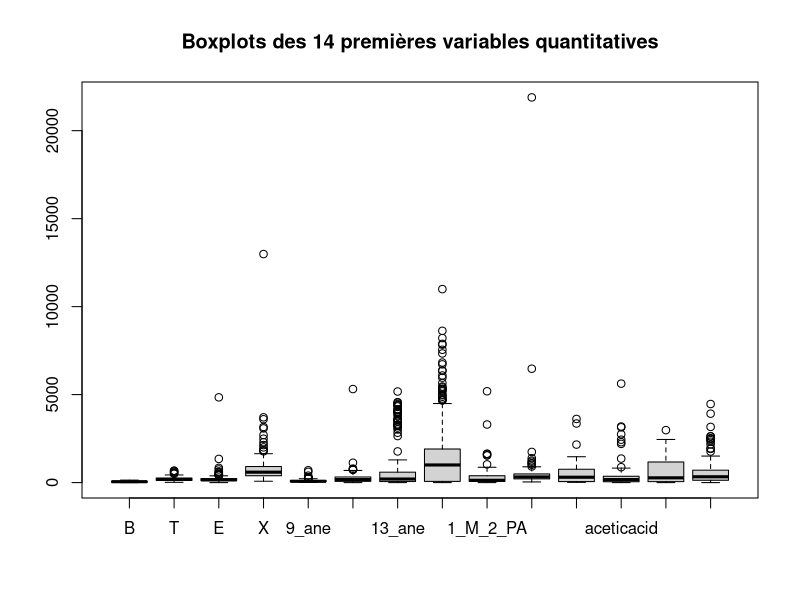
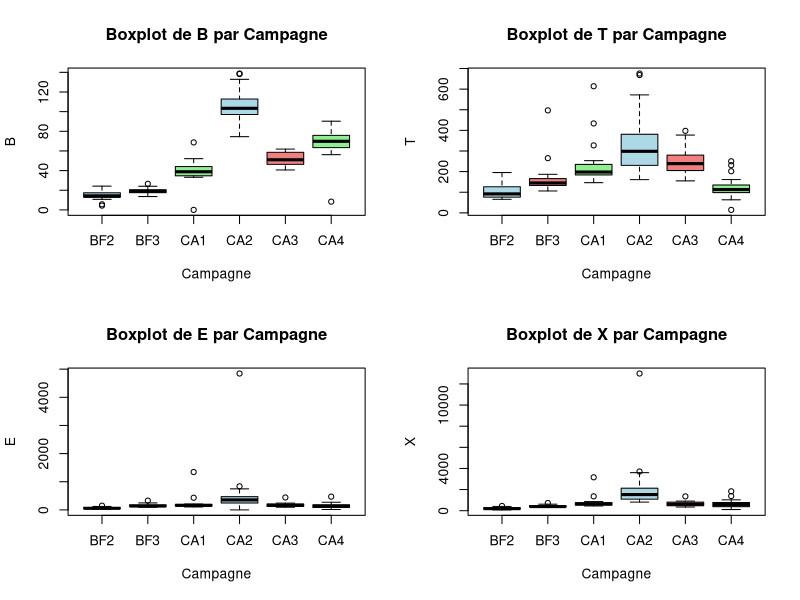
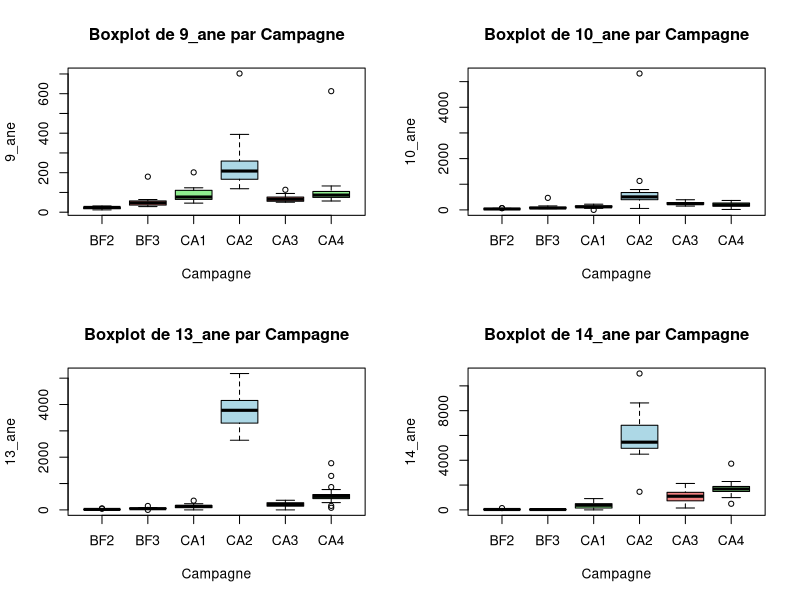
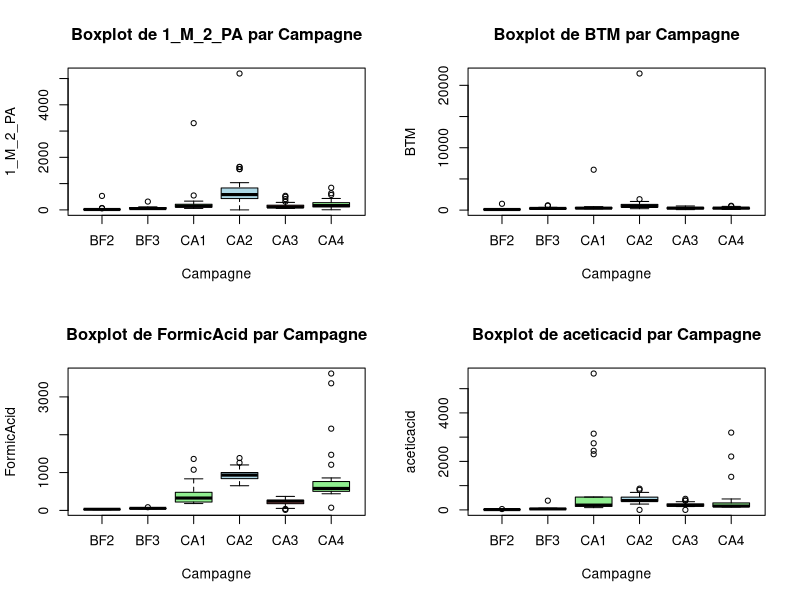
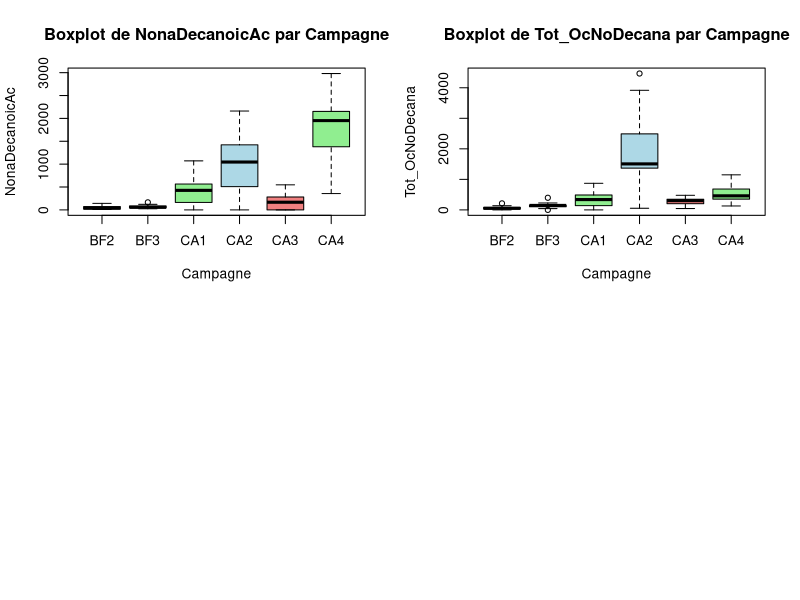
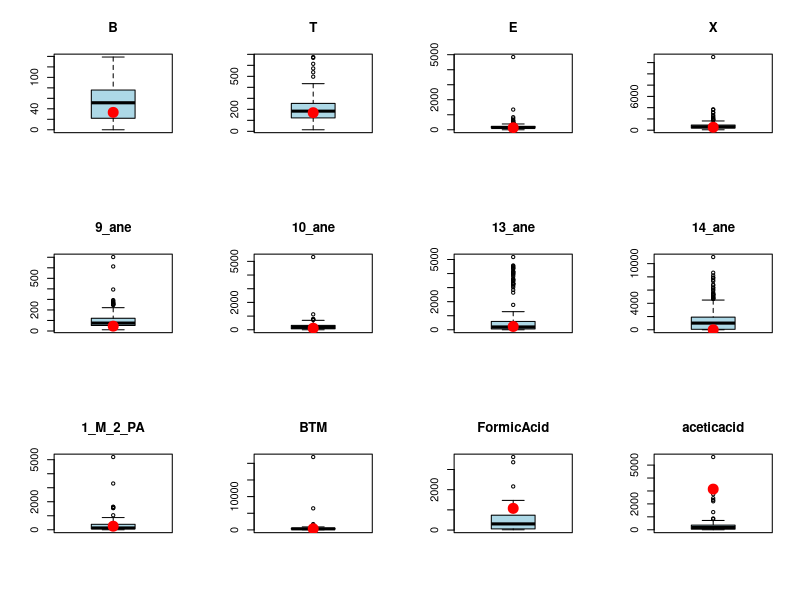
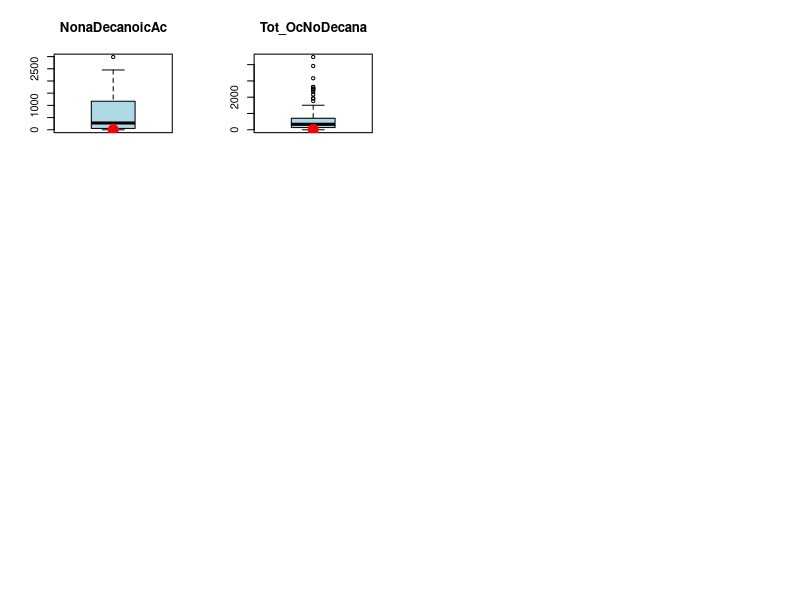
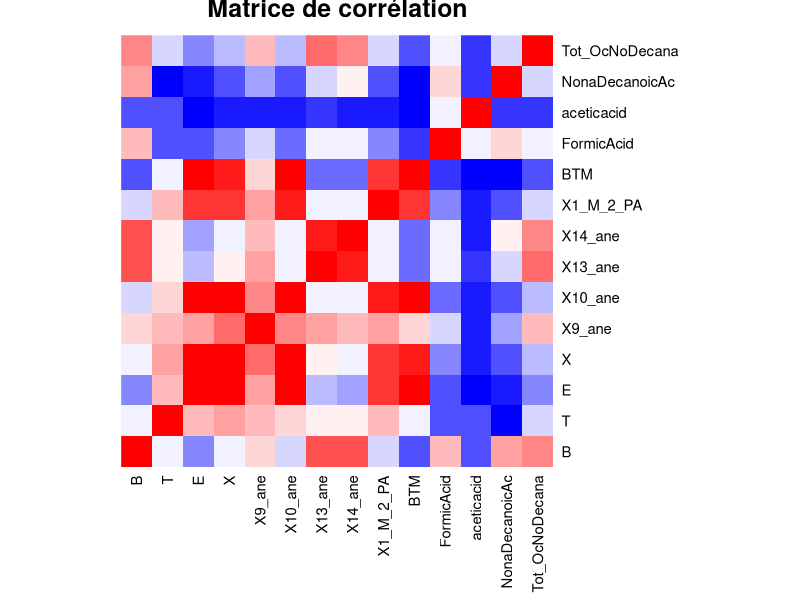

These charts were generated, in order, by the following R code: (Note: this script raises an error after producing the figures.)
## ---- chunk 1
if (!require(readxl)) install.packages("readxl")
library(readxl)
library(FactoMineR)
## ---- chunk 2
data <- read_excel("TP4_covC1234_DS19_20.xlsx", sheet = 1)
boxplot(data[,2:15],
        main = "Boxplots des 14 premières variables quantitatives")

data <- data[, -which(names(data) == "indice")]
## ---- chunk 3
# à partir du boxplot on a vu quelques valeurs atypiques 
trouver_lignes_atypiques <- function(df, nom_colonne) {
  
  colonne <- df[[nom_colonne]]
  
  valeurs_atypiques <- boxplot.stats(colonne)$out
  
  if (length(valeurs_atypiques) > 0) {
    
    indices_lignes <- which(colonne %in% valeurs_atypiques)
    print(df[indices_lignes, ])
    
  } else {
    
    cat(paste("\n--- Pas de donnée atypique trouvée pour '", nom_colonne, "' ---\n", sep=""))
  }
}


set.seed(42)
trouver_lignes_atypiques(data, "BTM")
trouver_lignes_atypiques(data, "X")
trouver_lignes_atypiques(data, "10_ane") 
trouver_lignes_atypiques(data, "E")
## ---- chunk 4
# 1. Identification des colonnes numériques
colonnes_numeriques <- names(data)[sapply(data, is.numeric)]

# 2. Boucle pour créer les boxplots
par(mfrow = c(2, 2)) # Ajuster les paramètres graphiques pour afficher 4 graphiques par page (ajustez si besoin)

for (var in colonnes_numeriques) {
  # Création du boxplot de base R
  boxplot(
    data[[var]] ~ data$Campagne, # Syntaxe formule: Y ~ X
    main = paste("Boxplot de", var, "par Campagne"),
    xlab = "Campagne",
    ylab = var,
    col = c("lightblue", "lightcoral", "lightgreen") # Couleurs des boîtes
  )
}

par(mfrow = c(1, 1)) # Réinitialiser les paramètres graphiques
## ---- chunk 5

type_eroor<- data[which(data$TYPE == "?"), ]
type_eroor

loc<- data[which(data$Localisation == "P10"), ]
loc
loc1<- data[which(data$Localisation == "P22"), ]
loc1
data <- data[data$Localisation != "P22", ]
data$TYPE[data$TYPE == "?"] <- "sourceindustrie"
## ---- chunk 6
data_num <- data[, sapply(data, is.numeric)]
loc1_num <- loc1[, sapply(loc1, is.numeric)]

par(mfrow = c(3, 4))
for (col in names(data_num)) {
  boxplot(data_num[[col]], main = col, col = "lightblue")
  points(1, loc1_num[[col]], col = "red", pch = 19, cex = 2)
}


## ---- chunk 7
v<- data[rowSums(data == 0, na.rm = TRUE) > 0, 1:15]
data[data == 0] <- NA
#On remplace les données 0 par des NA. Qaund c'est 0
## ---- chunk 8
#Matrice de correlation

data_num <- data[, sapply(data, is.numeric)]
data_qual <- data[, !sapply(data, is.numeric)]

names(data_num) <- make.names(names(data_num))

cor_matrix <- cor(data_num, use = "pairwise.complete.obs")

heatmap(cor_matrix,
        Colv = NA, Rowv = NA,           
        col = colorRampPalette(c("blue", "white", "red"))(20),
        scale = "none", 
        margins = c(8,8),
        main = "Matrice de corrélation")
## ---- chunk 9
pairs(data_num)
## ---- chunk 10
na_percent <- sapply(data_num, function(x) sum(is.na(x)) / length(x) * 100)
sort(na_percent, decreasing = TRUE)
## ---- chunk 11
library(glmnet)
# Définir les variables catégorielles
vars_categoriques <- c("TYPE", "Campagne", "SAISON", "Localisation")

# Vérifier qu'elles existent dans le dataset
vars_categoriques <- vars_categoriques[vars_categoriques %in% names(data)]

# Convertir ces colonnes en facteurs
data[vars_categoriques] <- lapply(data[vars_categoriques], as.factor)

# Séparer les variables numériques et catégorielles
data_cat <- data[, names(data) %in% vars_categoriques, drop = FALSE]
data_num <- data[, sapply(data, is.numeric), drop = FALSE]

# Éviter d'utiliser au fur et à mesure les valeurs prédites
# On garde une copie des données complètes pour l'entraînement
idx_train <- complete.cases(data_num)
cat("Nombre de lignes complètes pour l'entraînement :", sum(idx_train), "/", nrow(data_num), "\n\n")

# Trier les colonnes par nombre de NA croissant
na_counts <- sapply(data_num, function(x) sum(is.na(x)))
col_order <- names(sort(na_counts))

# Tableau récapitulatif des résultats
results <- data.frame(
  Variable = character(),
  NA_percent = numeric(),
  Best_Lambda = numeric(),
  MSE = numeric(),
  R2 = numeric(),
  Method = character(),
  stringsAsFactors = FALSE
)

cat("=== IMPUTATION PAR RÉGRESSION RIDGE AVEC VARIABLES CATÉGORIELLES ===\n\n")

for (col in col_order) {
  
  # Ignorer les colonnes sans NA
  if (!any(is.na(data_num[[col]]))) {
    next
  }
  
  na_pct <- sum(is.na(data_num[[col]])) / nrow(data_num) * 100
  cat("\n━━━━━━━━━━━━━━━━━━━━━━━━━━━━━━━━━━━━━━━━\n")
  cat("Variable :", col, sprintf("(%.1f%% de NA)", na_pct), "\n")
  cat("━━━━━━━━━━━━━━━━━━━━━━━━━━━━━━━━━━━━━━━━\n")
  
  vars_num_predict <- setdiff(names(data_num), col)
  
  # Créer y_train et X_train_num à partir des lignes complètes
  y_train_all <- data_num[[col]][idx_train]
  X_train_num <- as.matrix(data_num[idx_train, vars_num_predict])
  
  # Ajouter les variables catégorielles (one-hot encoding)
  X_train_cat <- model.matrix(~ . - 1, data = data_cat[idx_train, , drop = FALSE])
  
  # Combiner numériques + catégorielles
  X_train <- cbind(X_train_num, X_train_cat)
  
  
  cat("Dimensions de X_train : n =", nrow(X_train), ", p =", ncol(X_train), "\n")
  
  # Si p > n, informer l'utilisateur (situation haute dimensionnalité)
  if (ncol(X_train) > nrow(X_train)) {
    cat("⚠️  p > n (", ncol(X_train), ">", nrow(X_train), 
        ") : situation haute dimensionnalité\n")
  }
  
  # Cross-validation pour trouver le meilleur lambda
  set.seed(123)
  cv_ridge <- cv.glmnet(X_train, y_train_all, alpha = 0, nfolds = 10, type.measure = "mse")
  
  best_lambda <- cv_ridge$lambda.min
  min_mse <- min(cv_ridge$cvm)
  
  # Entraîner le modèle final avec le meilleur lambda
  ridge_model <- glmnet(X_train, y_train_all, alpha = 0, lambda = best_lambda)
  
    # Prédictions sur l'ensemble d'entraînement
  y_pred_train <- as.vector(predict(ridge_model, newx = X_train, s = best_lambda))
  
  # R² classique
  ss_res <- sum((y_train_all - y_pred_train)^2)
  ss_tot <- sum((y_train_all - mean(y_train_all))^2)
  r2 <- 1 - (ss_res / ss_tot)
  
  # R² ajusté
  n <- nrow(X_train)
  p <- ncol(X_train)
  r2_adj <- 1 - (1 - r2) * (n - 1) / (n - p - 1)
  
  cat("R² ajusté :", round(r2_adj, 4), "\n")

  
  cat("✓ Meilleur λ :", sprintf("%.6f", best_lambda), "\n")
  cat("✓ MSE (CV)   :", sprintf("%.4f", min_mse), "\n")
  cat("✓ R²         :", sprintf("%.4f", r2), "\n")
  
  # Vérifier le seuil R² = 0.5
  if (r2_adj < 0.4) {
    cat("⚠️  R² < 0.5 → Imputation par médiane (modèle non validé)\n")
    median_val <- median(data_num[[col]], na.rm = TRUE)
    idx_na <- which(is.na(data_num[[col]]))
    data_num[[col]][idx_na] <- median_val
    
    results <- rbind(results, data.frame(
      Variable = col,
      NA_percent = na_pct,
      Best_Lambda = best_lambda,
      MSE = min_mse,
      R2 = r2,
      R2_adj = r2_adj,
      Method = "Mediane (R² < 0.5)"
    ))
    
    cat("✓", length(idx_na), "valeurs imputées par la médiane\n")
    next
  }
  # Identifier les lignes à prédire
  idx_na <- which(is.na(data_num[[col]]))
  if (length(idx_na) > 0) {
    
    cat("\n--- Prédiction pour", length(idx_na), "ligne(s) manquante(s) de", col, "---\n")
    
    # Créer un sous-ensemble complet (num + cat)
    data_pred <- cbind(data_num[idx_na, vars_num_predict, drop = FALSE],
                       data_cat[idx_na, , drop = FALSE])
    # Cas particulier : une seule ligne
    if (nrow(data_pred) == 1) {
      # S'assurer que les facteurs ont les mêmes niveaux que ceux du train
      for (v in names(data_cat)) {
        data_pred[[v]] <- factor(data_pred[[v]], levels = levels(data_cat[[v]]))
      }
    }
    
    # Créer X_predict avec toutes les colonnes (num + cat encodées)
    X_predict <- model.matrix(~ . - 1, data = data_pred)
    
    missing_cols <- setdiff(colnames(X_train), colnames(X_predict))
    if (length(missing_cols) > 0) {
      zero_mat <- matrix(0, nrow = nrow(X_predict), ncol = length(missing_cols))
      colnames(zero_mat) <- missing_cols
      X_predict <- cbind(X_predict, zero_mat)
    }
    X_predict <- X_predict[, colnames(X_train)]
    # Forcer une matrice si une seule ligne
    if (is.null(dim(X_predict))) {
      X_predict <- matrix(X_predict, nrow = 1)
      colnames(X_predict) <- names(X_predict)  # récupérer les noms de colonnes
    }
    
    print(X_predict)
    print(dim(X_predict))  # maintenant lignes × colonnes
    
    # Imputation des NA par la médiane
    for (j in 1:ncol(X_predict)) {
      na_idx_pred <- is.na(X_predict[, j])
      if (any(na_idx_pred)) {
        col_mediane <- median(X_train[, j], na.rm = TRUE)
        X_predict[na_idx_pred, j] <- col_mediane
      }
    }

    
    predictions <- as.vector(predict(ridge_model, newx = X_predict, s = best_lambda))
    data_num[[col]][idx_na] <- predictions
    
    cat("✓", length(idx_na), "valeurs imputées par le modèle Ridge\n")
  }



  
  # Stocker les résultats
  results <- rbind(results, data.frame(
    Variable = col,
    NA_percent = na_pct,
    Best_Lambda = best_lambda,
    MSE = min_mse,
    R2 = r2,
    R2_adj = r2_adj, 
    Method = "Ridge"
  ))
  
  # Visualisation de la courbe MSE vs Lambda
  plot(cv_ridge, main = paste("Cross-Validation Ridge:", col))
  abline(v = log(best_lambda), col = "red", lwd = 2, lty = 2)
  legend("topright", 
         legend = c(paste("λ =", round(best_lambda, 6)),
                    paste("MSE =", round(min_mse, 4)),
                    paste("R² =", round(r2, 4))),
         bty = "n", cex = 0.9)
}

cat("\n\n=== RÉSUMÉ DES PERFORMANCES ===\n")
print(results)

# Visualisation finale
par(mfrow = c(1, 2))

# R² par variable
barplot(results$R2_adj[!is.na(results$R2_adj)], 
        names.arg = results$Variable[!is.na(results$R2)], 
        las = 2, 
        col = ifelse(results$R2_adj[!is.na(results$R2_adj)] >= 0.5, "darkgreen", "red"),
        main = "R² ajusté par variable",
        ylab = "R² ajusté",
        ylim = c(0, 1))
abline(h = 0.5, col = "blue", lwd = 2, lty = 2)
text(x = 1, y = 0.55, "Seuil 0.5", col = "blue", pos = 4)

# MSE par variable
barplot(results$MSE[!is.na(results$MSE)], 
        names.arg = results$Variable[!is.na(results$MSE)], 
        las = 2, 
        col = "steelblue",
        main = "MSE (CV) par variable",
        ylab = "MSE")

par(mfrow = c(1, 1))

cat("\n✅ Imputation terminée !\n")
cat("Note : Les variables catégorielles (TYPE, Campagne, SAISON, Localisation)\n")
cat("       ont été intégrées via one-hot encoding (γ = 1 si modalité présente, 0 sinon)\n")
cat("       Seules les lignes complètes ont été utilisées pour l'entraînement\n")
## ---- chunk 12
data <- cbind(data_num, data_cat)

colSums(is.na(data))
## ---- chunk 13
table(data$SAISON, data$TYPE)
## ---- chunk 14
prop.table(table(data$SAISON, data$TYPE))
## ---- chunk 15
boxplot(BTM ~ SAISON, data = data,
        main = "Concentration de BTM selon la saison",
        xlab = "Saison", ylab = "BTM",
        col = c("skyblue", "lightcoral"))
## ---- chunk 16
boxplot(Tot_OcNoDecana ~ TYPE, data = data,
        main = "Tot_OcNoDecana selon le type d'environnement",
        xlab = "Type d'environnement", ylab = "Tot_OcNoDecana",
        col = c("lightgreen", "gold", "lightblue"))
## ---- chunk 17
moyennes_saison <- aggregate(data_num, by = list(SAISON = data$SAISON), mean)

# Préparer la zone de plot pour afficher plusieurs graphiques
# Ajustez le nombre dans c(X, Y) en fonction du nombre de variables dans data_num
par(mfrow = c(2, 2), mar = c(4, 4, 3, 1)) 

# Boucle pour générer un bar plot pour chaque variable
for (i in 2:ncol(moyennes_saison)) {
  variable_name <- names(moyennes_saison)[i]
  
  barplot(
    height = moyennes_saison[, i],
    names.arg = moyennes_saison$SAISON,
    main = paste("Moyenne de", variable_name, "par Saison"),
    ylab = paste("Moyenne de", variable_name),
    xlab = "Saison",
    col = rainbow(length(moyennes_saison$SAISON))
  )
}

# Réinitialiser les paramètres graphiques
par(mfrow = c(1, 1), mar = c(5, 4, 4, 2) + 0.1)
## ---- chunk 18
coords <- res$ind$coord

idx_max_dim1 <- which.max(coords[, 1])
print(paste("Individu avec le max sur Dim.1 (Index):", idx_max_dim1))
print("Ses coordonnées (Dim.1 et Dim.2) sont :")
print(coords[idx_max_dim1, 1:2])
idx_min_dim2 <- which.min(coords[, 2])
print(paste("Individu avec le min sur Dim.2 (Index):", idx_min_dim2))

data[idx_min_dim2, ]


## ---- chunk 19
nb_col_num <- ncol(data_num)
nb_col_total <- ncol(data)
indices_quali <- (nb_col_num + 1):nb_col_total

print("Indices des variables qualitatives :")
print(indices_quali)
print("Noms de ces variables :")
print(colnames(data)[indices_quali])

res_correct <- PCA(data,
                   scale.unit = TRUE,   
                   quali.sup = indices_quali, 
                   ncp = 5,             
                   graph = FALSE)       

summary(res_correct)
## ---- chunk 20
barplot(res$eig[,2],
        names.arg = 1:nrow(res$eig),
        main = "Pourcentage de variance expliquée par composante",
        xlab = "Composante principale",
        ylab = "Variance expliquée (%)",
        col = "skyblue")

#Cumul des variances expliquées ===
plot(cumsum(res$eig[,2]), type = "b",
     main = "Cumul de la variance expliquée",
     xlab = "Nombre de composantes",
     ylab = "Variance cumulée (%)",
     col = "red", pch = 19)
# Cercle des corrélations (ne change pas)
plot.PCA(res_correct, choix = "var", title = "Cercle des corrélations des variables")
## ---- chunk 21

plot.PCA(res_correct, choix = "ind", 
         habillage = "TYPE",
        label = "quali", cex = 0.8,
         title = "Individus colorés selon le type d'environnement")

## ---- chunk 22
plot.PCA(res_correct, choix = "ind", 
       habillage = "SAISON",
       label = "quali", cex = 0.8,
       title = "Individus colorés selon la saison")
## ---- chunk 23
data <- data[-idx_max_dim1, ]
nb_col_num <- ncol(data_num)
nb_col_total <- ncol(data)
indices_quali <- (nb_col_num + 1):nb_col_total

print("Indices des variables qualitatives :")
print(indices_quali)
print("Noms de ces variables :")
print(colnames(data)[indices_quali])

res_correct <- PCA(data,
                   scale.unit = TRUE,   
                   quali.sup = indices_quali, 
                   ncp = 5,             
                   graph = FALSE)       

summary(res_correct)


# Cercle des corrélations (ne change pas)
plot.PCA(res_correct, choix = "var", title = "Cercle des corrélations des variables")

## ---- chunk 24


barplot(res$eig[,2],
        names.arg = 1:nrow(res$eig),
        main = "Pourcentage de variance expliquée par composante",
        xlab = "Composante principale",
        ylab = "Variance expliquée (%)",
        col = "skyblue")

#Cumul des variances expliquées ===
plot(cumsum(res$eig[,2]), type = "b",
     main = "Cumul de la variance expliquée",
     xlab = "Nombre de composantes",
     ylab = "Variance cumulée (%)",
     col = "red", pch = 19)

## ---- chunk 25
plot.PCA(res_correct, choix = "ind", 
       habillage = "SAISON",
       label = "quali", cex = 0.8,
       title = "Individus colorés selon la saison")
## ---- chunk 26
plot.PCA(res_correct, choix = "ind", 
       habillage = "TYPE",
       label = "quali", cex = 0.8,
       title = "Individus colorés selon la saison")
